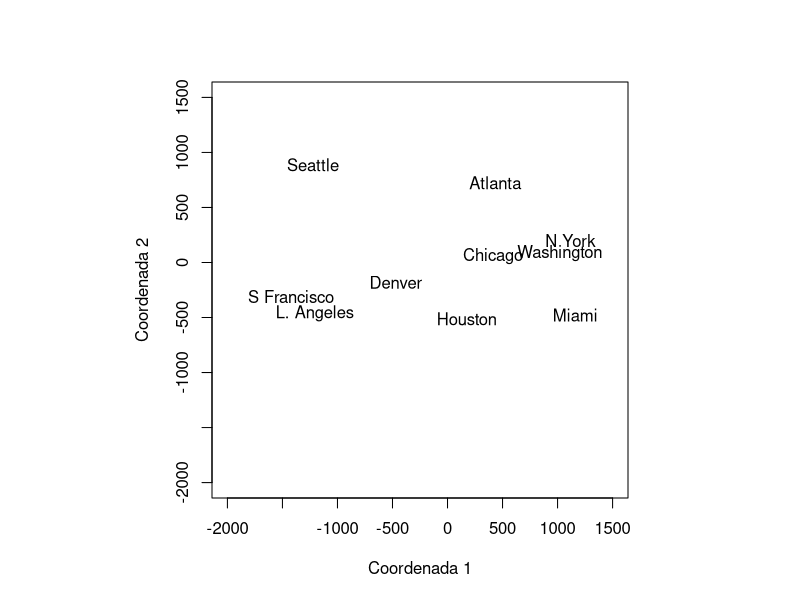
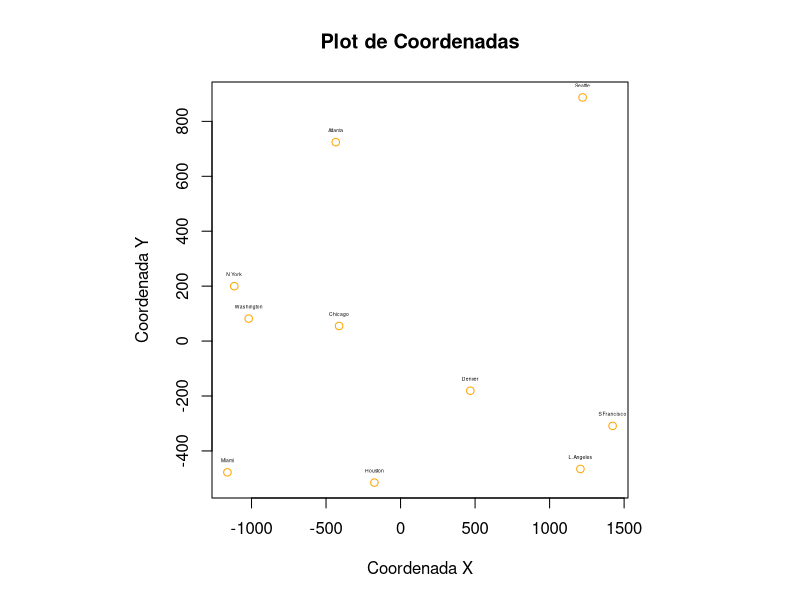
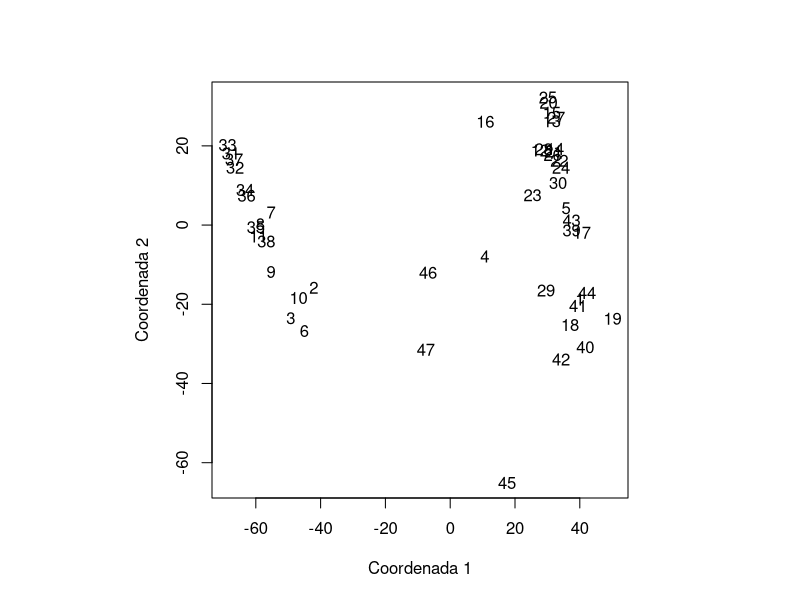
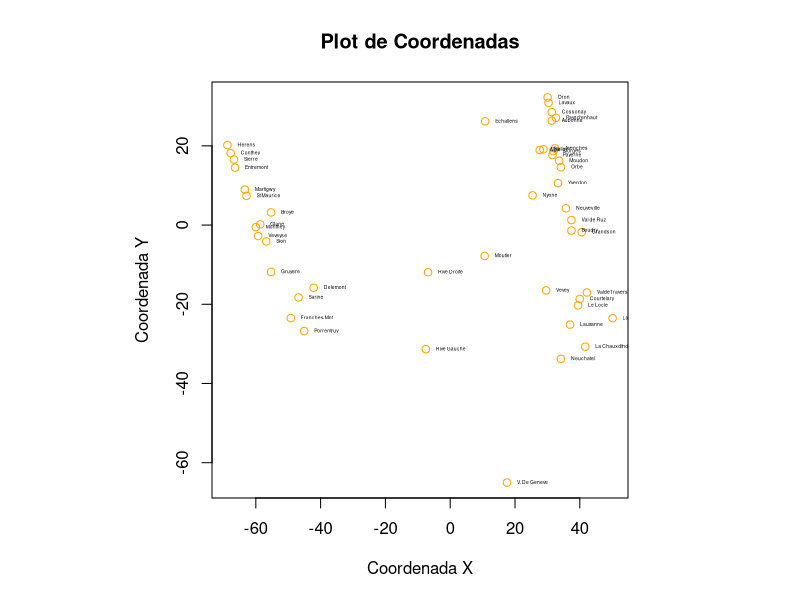

R code for these plots, in order:
# Del documento adjunto MDS no metrico.pdf leer la sección MDS no métrico y
# replicar en R los dos ejemplos que ahí se presentan.

#------------------------------Ejemplo 1-----------------------------------

nombres_fila_columna1 <- c("M", "B", "V", "S", "SS", "LC")

m <- matrix(c(
  0,   627, 351, 550, 488, 603,
  627, 0,   361, 1043,565, 1113,
  351, 361, 0,   567, 564, 954,
  550, 1043,567, 0,   971, 950,
  488, 565, 564, 971, 0,   713,
  603, 1113,954, 950, 713, 0), 
  nrow = 6, byrow = TRUE)

m <- as.data.frame(m)
rownames(m) <- nombres_fila_columna1
colnames(m) <- nombres_fila_columna1
m <- as.matrix(m)

#Calculamos Q
Q <- matrix(0, nrow = 6, ncol = 6)

sum1 <- c()
i <- 0
for (s in 1:6) {
  for (r in 1:6) {
    i <- i + (m[r,s])^2
    sum1[s] <- i
  }
  i <- 0 
}
  
sum2 <- c()
j <- 0
for (r in 1:6) {
  for (s in 1:6) {
    j <- j + (m[r,s])^2
    sum2[r] <- j
  }
  j <- 0 
}

sum3 <- 0
for (r in 1:6) {
  for (s in 1:6) {
    sum3 <- sum3 + (m[r,s])^2
  }
}

for (r in 1:6) {
  for (s in 1:6) {
    Q[r,s] <- -(1/2)*(((m[r,s])^2) - (1/6)*sum1[s] - (1/6)*sum2[r] + 
                        (1/6^2)*sum3)
  }
}

Q 

#Encontramos los valores y vectores propios de Q 
propios <- eigen(Q)
valores_propios <- propios$values
vectores_propios <- propios$vectors
valores_propios
vectores_propios

#Calculamos las coordenadas 



#------------------------------Ejemplo 2-----------------------------------

nombres_fila_columna2 <- c("Atlanta", "Chicago", "Denver", "Houston", 
                           "L. Angeles", "Miami", "N York", 
                           "S Francisco", "Seattle", "Washington")
aire.dist <- matrix(c(0, 587, 1212, 701, 1936, 604, 748, 2139, 218, 543,
                      587, 0, 920, 940, 1745, 1188, 713, 1858, 1737, 597,
                      1212, 920, 0, 879, 831, 1726, 1631, 949, 1021, 1494,
                      701, 940, 879, 0, 1374, 968, 1420, 1645, 1891, 1220,
                      1936, 1745, 831, 1374, 0, 2339, 2451, 347, 959, 2300,
                      604, 1188, 1726, 968, 2339, 0, 1092, 2594, 2734, 923,
                      748, 713, 1631, 1420, 2451, 1092, 0, 2571, 2408, 205,
                      2139, 1858, 949, 1645, 347, 2594, 2571, 0, 678, 2442,
                      218, 1737, 1021, 1891, 959, 2734, 2408, 678, 0, 2329,
                      543, 597, 1494, 1220, 2300, 923, 205, 2442, 2329, 0), 
                    nrow = 10, byrow = TRUE)
aire.dist <- as.data.frame(aire.dist)
rownames(aire.dist) <- nombres_fila_columna2
colnames(aire.dist) <- nombres_fila_columna2

# Se efectua un analisis clasico MDS metrico
aire.mds <- cmdscale(as.matrix(aire.dist),k=9,eig=T)
aire.mds

# Se Calculan los autovalores
aire.mds$eig

# Se normalizan los dos primeros autovalores
sum(abs(aire.mds$eig[1:2]))/sum(abs(aire.mds$eig))
sum(aire.mds$eig[1:2]^2)/sum(aire.mds$eig^2)

# Se muestran las coordenadas de las ciudades en las dos dimensiones
aire.mds$points[,1:2]

# Se dibujan las coordenadas de las ciudades en las dos dimensiones
par(pty="s")
plot(-aire.mds$points[,1],aire.mds$points[,2],type="n",xlab="Coordenada 1",
     ylab="Coordenada 2",xlim = c(-2000,1500),ylim=c(-2000,1500))
text(-aire.mds$points[,1],aire.mds$points[,2],labels=row.names(aire.dist))

#otra manera de dibujar las coordenadas 
plot(aire.mds$points[,1], aire.mds$points[,2], col = "orange", 
     xlab = "Coordenada X", ylab = "Coordenada Y", main = "Plot de Coordenadas")
text(aire.mds$points[,1], aire.mds$points[,2], 
     labels = rownames(aire.mds$points), pos = 3, cex = 0.3, col = "black")


library(MASS)
data(swiss)

# El fichero original de datos viene recogido ya en MASS:
swiss
swiss.x <- as.matrix(swiss[, -1])
swiss.dist <- dist(swiss.x)
swiss.mds <- isoMDS(swiss.dist)

# Las coordenadas son
swiss.mds$points

# Se dibujan los puntos
plot(swiss.mds$points, type="n", xlab="Coordenada 1", ylab="Coordenada 2")
text(swiss.mds$points, labels=as.character(1:nrow(swiss.x)))

#Otra manera de dibujar los puntos con los nombres de etiqueta 
coordenadas <- swiss.mds$points
nombres <- rownames(swiss.mds$points)

plot(coordenadas[,1], coordenadas[,2], col = "orange", xlab = "Coordenada X", 
     ylab = "Coordenada Y", main = "Plot de Coordenadas")
text(coordenadas[,1], coordenadas[,2], labels = nombres, pos = 4, cex = 0.3, 
     col = "black")

